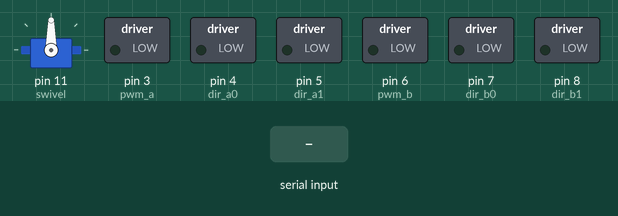
The sketch below on a simulated Arduino Uno, built with avr-gcc and run on an emulated ATmega328P. Parts: servo, switched loads named in the sketch (green lamp = pin HIGH). The test bench sets the inputs (shaded band).

Above: at 1.2 s.
1.3 s: "w" received over Serial
At 2.2 s:
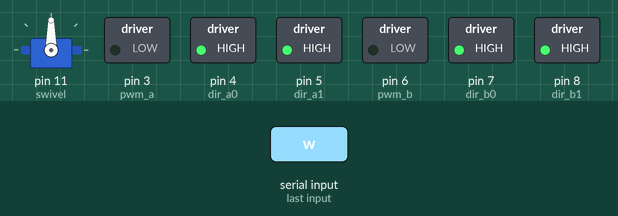
2.8 s: "s" received over Serial
4.3 s: "a" received over Serial
At 5.0 s:
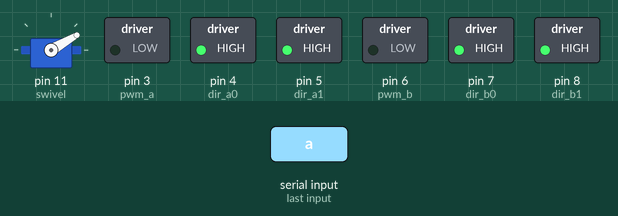
5.8 s: "d" received over Serial
At 6.1 s:
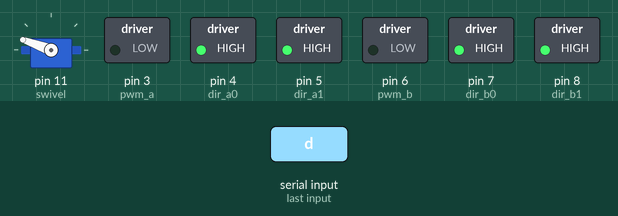
7.3 s: "x" received over Serial
At 8.5 s:
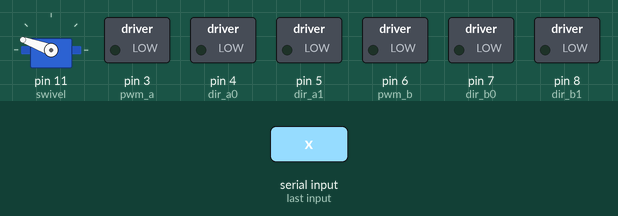
8.8 s: "z" received over Serial
At 9.8 s:
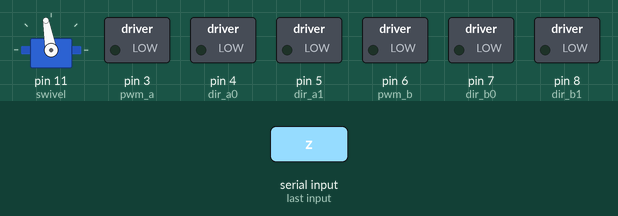
Timing chart, 0 to 11.3 s (numbered marks = the images above; inputs shaded):
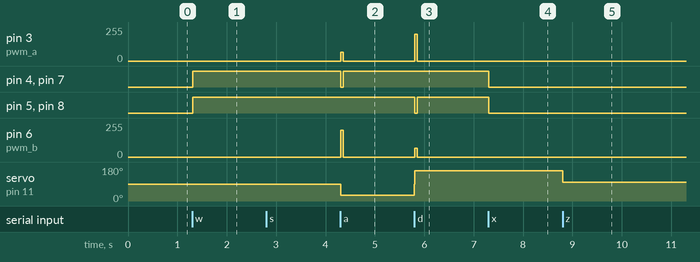

Measured:
- after the input at 1.3 s, pin 4 (dir_a0), pin 5 (dir_a1), pin 7 (dir_b0), pin 8 (dir_b1): LOW → HIGH at once
- after the input at 4.3 s, pin 3 (pwm_a): 0/255 → 66/255 at once, → 0/255 0.05 s later; pin 4 (dir_a0), pin 7 (dir_b0): HIGH → LOW at once, → HIGH 0.05 s later; pin 6 (pwm_b): 0/255 → 200/255 at once, → 0/255 0.05 s later; servo on pin 11 (swivel): 90° → 30° at once
- after the input at 5.8 s, pin 3 (pwm_a): 0/255 → 200/255 at once, → 0/255 0.05 s later; pin 5 (dir_a1), pin 8 (dir_b1): HIGH → LOW at once, → HIGH 0.05 s later; pin 6 (pwm_b): 0/255 → 66/255 at once, → 0/255 0.05 s later; servo on pin 11 (swivel): 30° → 160° at once
- after the input at 7.3 s, pin 4 (dir_a0), pin 5 (dir_a1), pin 7 (dir_b0), pin 8 (dir_b1): HIGH → LOW at once
- after the input at 8.8 s, servo on pin 11 (swivel): 160° → 100° at once

The sketch:

motordriver.ino
```cpp
  /*
 * This code has been mainly taken from:
 * SparkFun Ludus ProtoShield Example Code
 * SparkFun Electronics
 * Nick Poole 2015
 *
 * There have been some changes to fit the specific project/scope of this rover
 * This code controls two motors and a servo to control a vehicle
 * The servo is cordinated with the motors for turning
 *
 * Many of the values may need modified to work with your own project
*/

#include <Servo.h>

Servo swivel;

int pwm_a = 3;   // Channel A speed
int pwm_b = 6;   // Channel B speed
int dir_a0 = 4;  // Channel A direction 0
int dir_a1 = 5;  // Channel A direction 1
int dir_b0 = 7;  // Channel B direction 0
int dir_b1 = 8;  // Channel B direction 1

char inbit; // A place to store serial input

int swivelpos = 90; // Servo position

int fordrivetime = 5; //delay time for forward driving
int revdrivetime = 5; //delay time for driving in reverse
int rightturntime = 50; //delay time for turning right
int leftturntime = 50; //delay time for turning left

void setup()
{

  Serial.begin(9600); // Start serial communication

  swivel.attach(11); // Attach servo to pin 11
  swivel.write(swivelpos);

  pinMode(pwm_a, OUTPUT);  // Set control pins to be outputs
  pinMode(pwm_b, OUTPUT);
  pinMode(dir_a0, OUTPUT);
  pinMode(dir_a1, OUTPUT);
  pinMode(dir_b0, OUTPUT);
  pinMode(dir_b1, OUTPUT);

}

void loop()
{
if(Serial.available()){ // Wait for serial input
  inbit = Serial.read();
  switch(inbit){ // Switch based on serial in

    case 'w': // Move Forward
      servoC();
      delay(10);
      forward(200);
      delay(fordrivetime);
      brake();
      break;

    case 's': // Move Backward
      servoC();
      delay(10);
      reverse(200);
      delay(revdrivetime);
      brake();
      break;

    case 'a': // Spin Left in place
      servoC();
      delay(10);
      servoL();
      spinL(200);
      delay(leftturntime);
      brake();
      break;

    case 'd': // Spin Right in place
      servoC();
      delay(10);
      servoR();
      spinR(200);
      delay(rightturntime);
      brake();
      break;

    case 'x': // Shut off motors w/o braking
      shutoff();
      break;

    case 'z': // Spin servo (on pin 11) left
      servoL();
      break;

    case 'c': // Spin servo (on pin 11) right
      servoC();
      break;

    case 'v':
      servoR();
      break;

    }
  }
}

void forward(int speed) // Move Forward
{

digitalWrite(dir_a0, 1);
digitalWrite(dir_a1, 0);
digitalWrite(dir_b0, 0);
digitalWrite(dir_b1, 1);

analogWrite(pwm_a, speed);
analogWrite(pwm_b, speed);

}

void reverse(int speed) // Move Backward
{

digitalWrite(dir_a0, 0);
digitalWrite(dir_a1, 1);
digitalWrite(dir_b0, 1);
digitalWrite(dir_b1, 0);

analogWrite(pwm_a, speed);
analogWrite(pwm_b, speed);

}

void spinL(int speed) // Spin Left in place
{

digitalWrite(dir_a0, 0);
digitalWrite(dir_a1, 1);
digitalWrite(dir_b0, 0);
digitalWrite(dir_b1, 1);

analogWrite(pwm_a, speed/3);
analogWrite(pwm_b, speed);

}

void spinR(int speed) // Spin Right in place
{

digitalWrite(dir_a0, 1);
digitalWrite(dir_a1, 0);
digitalWrite(dir_b0, 1);
digitalWrite(dir_b1, 0);

analogWrite(pwm_a, speed);
analogWrite(pwm_b, speed/3);

}

void brake() // Short brake
{

digitalWrite(dir_a0, 1);
digitalWrite(dir_a1, 1);
digitalWrite(dir_b0, 1);
digitalWrite(dir_b1, 1);

analogWrite(pwm_a, 0);
analogWrite(pwm_b, 0);

}

void shutoff() // Stop Motors w/o braking
{

digitalWrite(dir_a0, 0);
digitalWrite(dir_a1, 0);
digitalWrite(dir_b0, 0);
digitalWrite(dir_b1, 0);

analogWrite(pwm_a, 0);
analogWrite(pwm_b, 0);

}

void servoL() // Spin servo (on pin 11) left
{

  if(swivelpos>10){
    swivelpos = swivelpos-60;
    swivel.write(swivelpos);
  }

}

void servoR() // Spin servo (on pin 11) right
{

  if(swivelpos<170){
    swivelpos = swivelpos+70;

    swivel.write(swivelpos);
  }

}

void servoC() //Resets the servo to original position
{
 if(swivelpos != 90){
   swivelpos = 90;
   swivel.write(swivelpos);
 }
}
```
